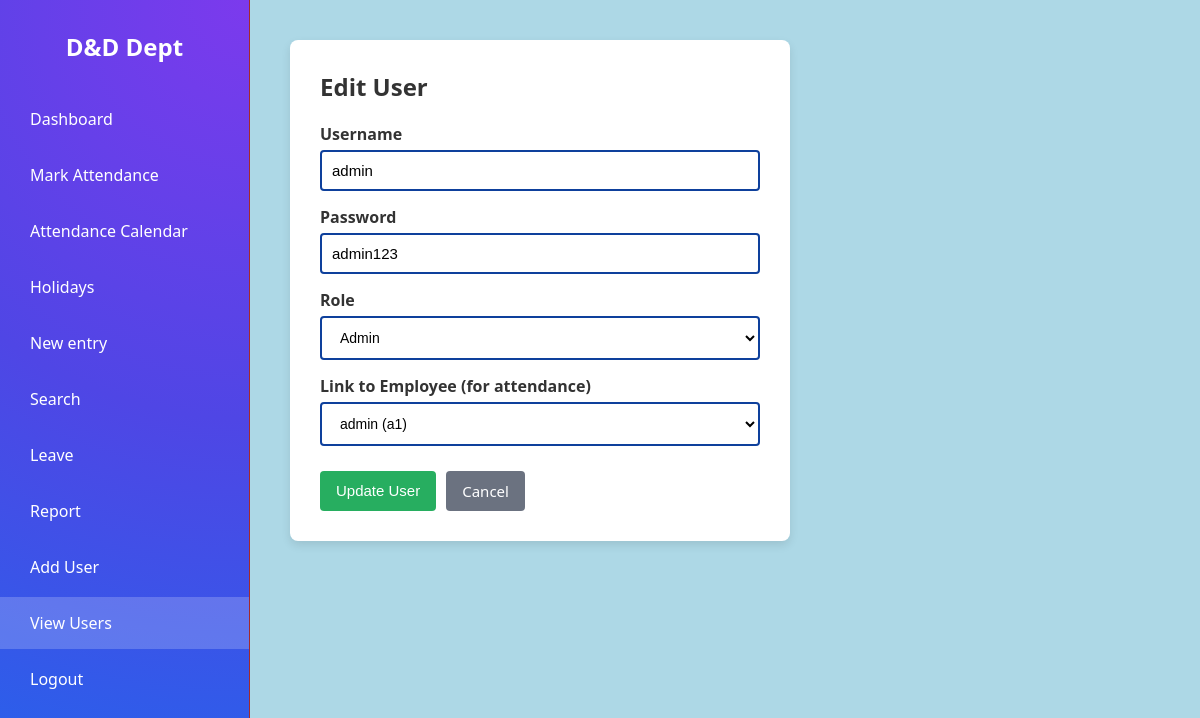
Screenshot of /users/1/edit (signed in) with the database file from the repository.
### tables this page shows
CREATE TABLE users (
            id INTEGER PRIMARY KEY AUTOINCREMENT,
            username TEXT UNIQUE NOT NULL,
            password TEXT NOT NULL,
            role TEXT NOT NULL DEFAULT 'viewer',
            linked_employee_id INTEGER REFERENCES employees(id),
            created_at TEXT DEFAULT CURRENT_TIMESTAMP
        );

### app.py (the view, shortened to what this page needs)
@app.route('/users/<int:user_id>/edit', methods=['GET', 'POST'])
@roles_required('admin')
def edit_user(user_id):
    conn = db.get_db()
    user = conn.execute('SELECT * FROM users WHERE id = ?', (user_id,)).fetchone()
    employees = conn.execute('SELECT * FROM employees ORDER BY name ASC').fetchall()
    if user is None:
        flash('That user no longer exists.', 'error')
        return redirect(url_for('report_users'))
    return render_template('user_edit.html', user=user, employees=employees)

### app.py (called while the page is built)
def roles_required(*allowed_roles):
    def decorator(view):
        @wraps(view)
        def wrapped_view(*args, **kwargs):
            if not session.get('logged_in'):
                return redirect(url_for('login'))
            if session.get('role') not in allowed_roles:
                abort(403)
            return view(*args, **kwargs)
        return wrapped_view
    return decorator

### db.py (called while the page is built)
def get_db():
    if 'db' not in g:
        g.db = sqlite3.connect(
            current_app.config['DATABASE'],
            detect_types=sqlite3.PARSE_DECLTYPES
        )
        g.db.row_factory = sqlite3.Row
    return g.db

### templates/user_edit.html (shortened to what this page needs)
{% extends "base.html" %}
{% set active_page = 'report_users' %}
{% block content %}
<div class="form-panel">
    <h2>Edit User</h2>
    <form method="POST">
        <div class="input-group">
            <label>Username</label>
            <input type="text" name="username" value="{{ user['username'] }}" required>
        </div>
        <div class="input-group">
            <label>Password</label>
            <input type="text" name="password" value="{{ user['password'] }}" required>
        </div>
        <div class="input-group">
            <label>Role</label>
            <select name="role" style="width: 100%; padding: 11px 14px; font-size: 14px; border: 2px solid #0e409c; border-radius: 4px; outline: none; background: white;">
                <option value="admin" {% if user['role'] == 'admin' %}selected{% endif %}>Admin</option>
            </select>
        </div>
        <div class="input-group">
            <label>Link to Employee (for attendance)</label>
            <select name="linked_employee_id" style="width: 100%; padding: 11px 14px; font-size: 14px; border: 2px solid #0e409c; border-radius: 4px; outline: none; background: white;">
                {% for e in employees %}
                <option value="{{ e['id'] }}" {{ 'selected' if user['linked_employee_id'] == e['id'] }}>{{ e['name'] }} ({{ e['employee_id'] }})</option>
                {% endfor %}
            </select>
        </div>
        <div class="button-group">
            <button type="submit" class="btn-save">Update User</button>
            <a href="{{ url_for('report_users') }}" class="btn btn-secondary">Cancel</a>
        </div>
    </form>
</div>
{% endblock %}

### rows the page displays
users: username "admin", password "admin123", role "Admin"

### other values shown
form field linked_employee_id "admin (a1)"
